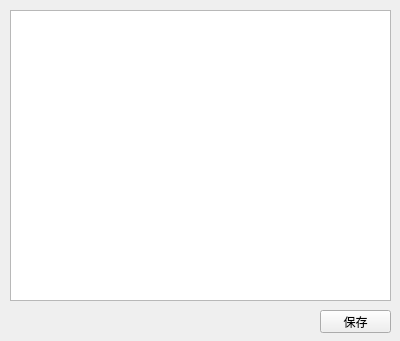
<?xml version="1.0" encoding="UTF-8"?>
<ui version="4.0">
 <class>CfgReader</class>
 <widget class="QWidget" name="CfgReader">
  <property name="geometry">
   <rect>
    <x>0</x>
    <y>0</y>
    <width>400</width>
    <height>341</height>
   </rect>
  </property>
  <property name="windowTitle">
   <string>配置文件</string>
  </property>
  <widget class="QTextEdit" name="te_cfg">
   <property name="geometry">
    <rect>
     <x>10</x>
     <y>10</y>
     <width>381</width>
     <height>291</height>
    </rect>
   </property>
  </widget>
  <widget class="QPushButton" name="pb_save">
   <property name="geometry">
    <rect>
     <x>320</x>
     <y>310</y>
     <width>71</width>
     <height>23</height>
    </rect>
   </property>
   <property name="text">
    <string>保存</string>
   </property>
  </widget>
 </widget>
 <resources/>
 <connections/>
</ui>
